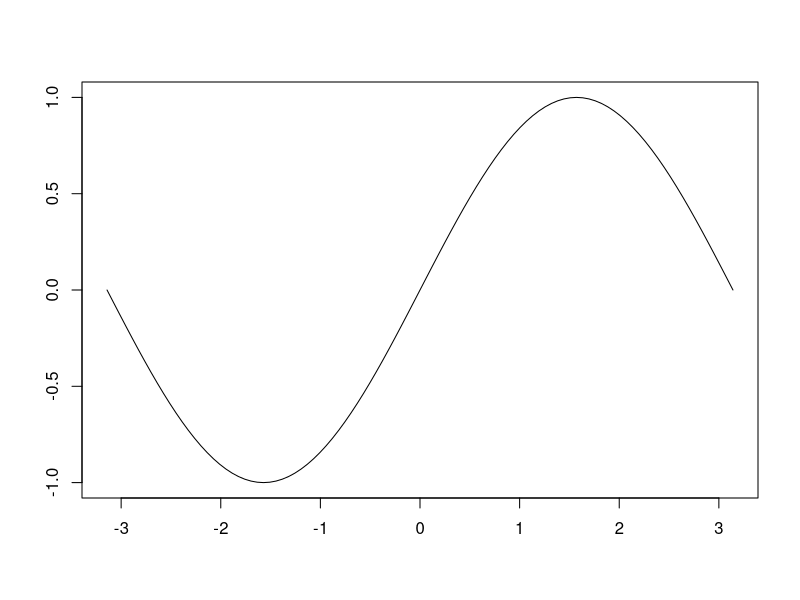
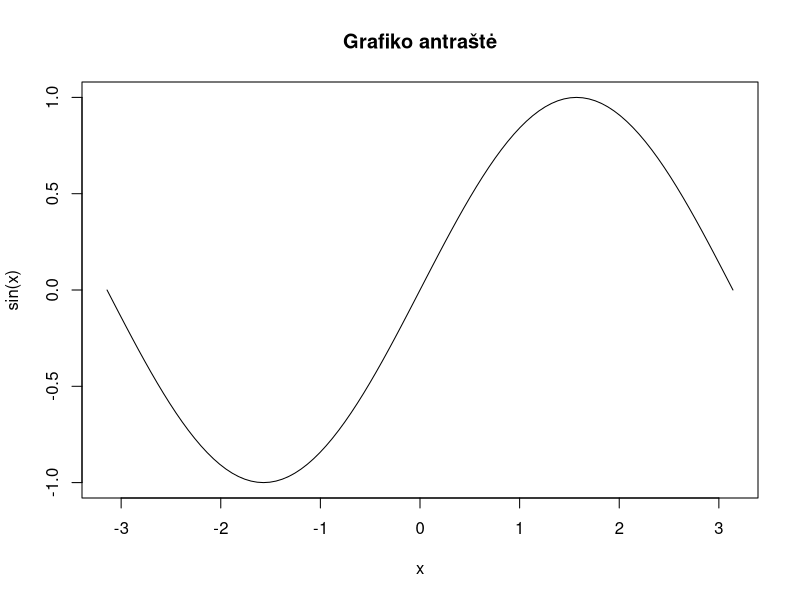
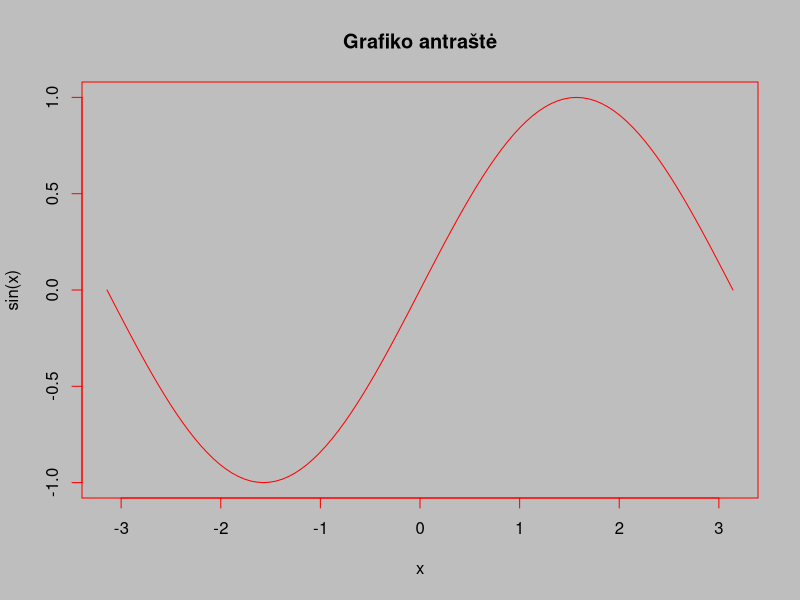
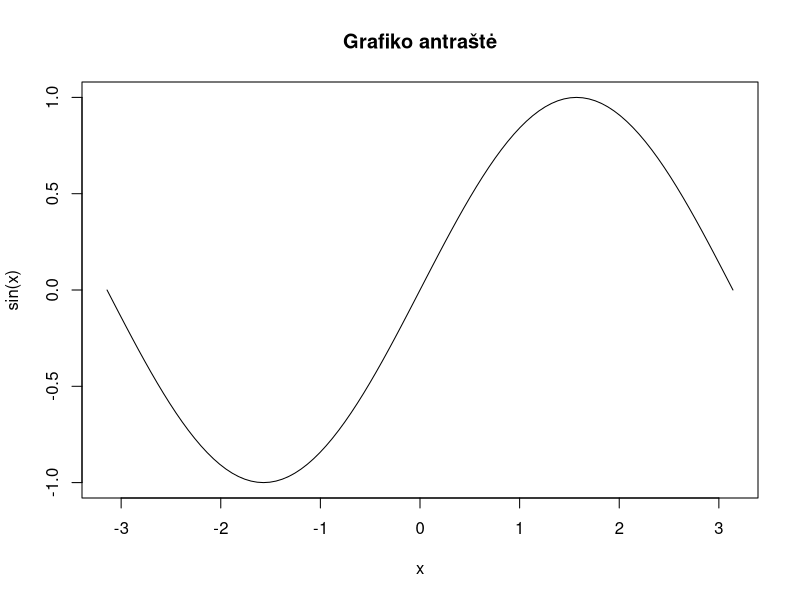
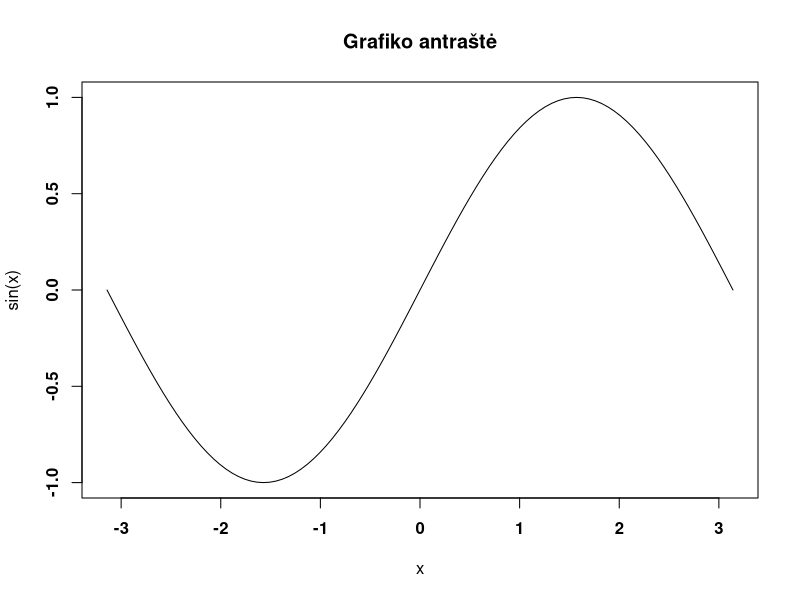
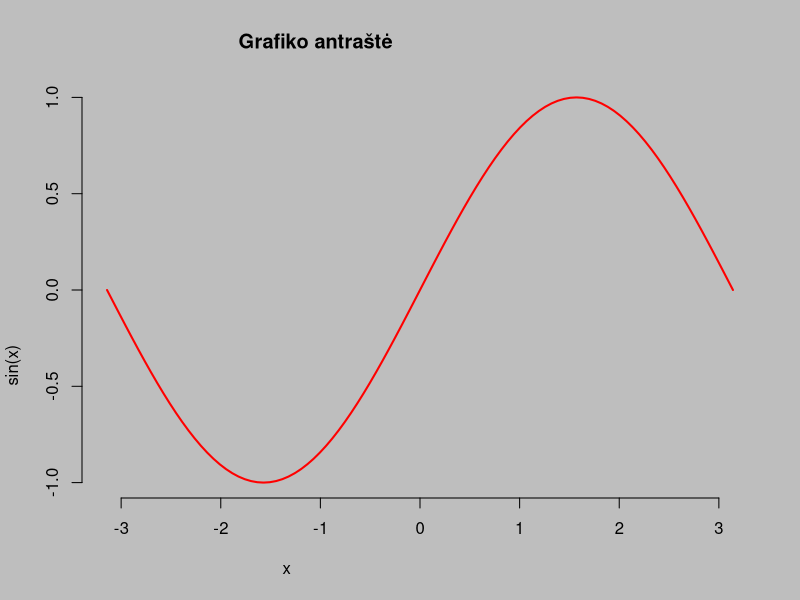
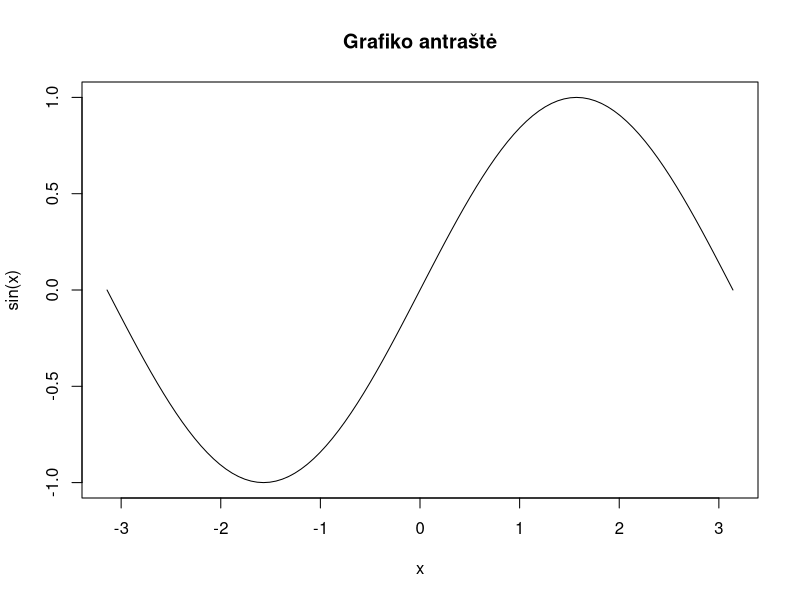
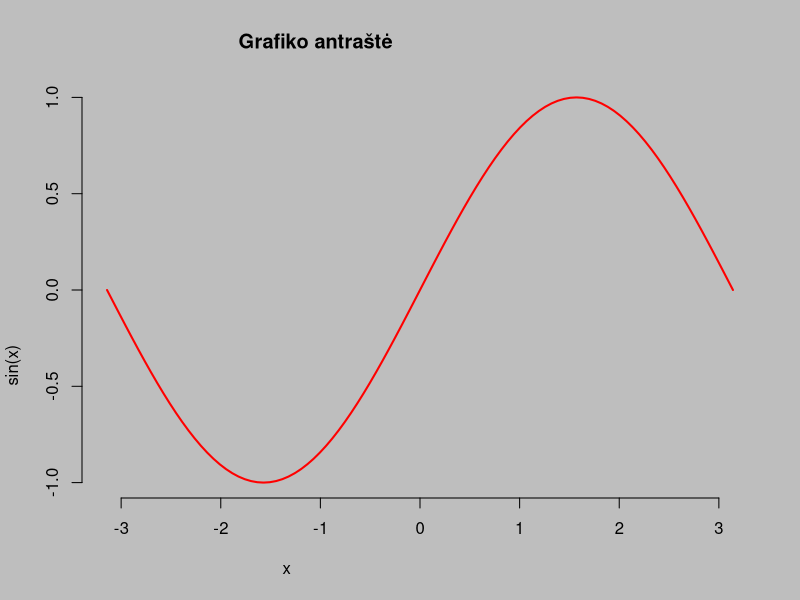

These charts were generated, in order, by the following R code: (Note: this script raises an error after producing the figures.)

#
#   Dalykas: STATISTINĖS DUOMENŲ ANALIZĖS SISTEMA IR PROGRAMAVIMO KALBA R
#            Grafiniai parametrai.
#
#  Autorius: Tomas Rekašius
#
#   Sukurta: 2014-06-24 | 0215-02-14 | 2015-02-26
#


# TURINYS -------------------------------

#
#   1. Grafinių parametrų reikšmės nustatymas:
#      * funkcija par
#      * parametras no.readonly
#      
#   2. Bendro pobūdžio grafiniai parametrai:
#      * new
#      * ask
#      * ann
#      * adj
#      * bty
#      * lty
#      * lwd
#      * lend
#      * ljoin
#      * lmitre
#      * pch
#
#   3. Grafiko spalvos, mastelis ir antraščių šriftas:
#      * bg
#      * fg
#      * col
#      * cex
#      * font
#      * family
#
#   4. Su ašių braižymu susiję grafiniai parametrai:
#      * xaxt ir yaxt
#      * xaxp ir yaxp
#      * xaxs ir yaxs
#      * xlog ir ylog
#      * lab
#      * mgp
#      * tck ir tcl
#      * las
#
#   5. Grafinio lango padalinimas, išmatavimai ir paraštės:
#      * mfrow ir mfcol
#      * mfg
#      * mar ir mai
#      * oma ir omi
#      * fin ir pin
#      * omd
#      * fig ir plt
#      * pty
#      * usr
#      * xpd
#
#   6. Teksto grafiniai parametrai:
#      * ylbias
#      * lheight
#      * mex
#      * srt ir crt
#      * ps
#
#   7. Parametrai, kurių reikšmės pakeisti negalima:
#      * csi, cin, cra, cxy
#      * din
#      * page
#      * err
#      * mkh
#      * smo
#


# PASTABOS ------------------------------

#
# Pastabų nėra.
#


# NUSTATYMAI ----------------------------

# Nustatoma lietuviška lokalė. 
Sys.setlocale(locale = "Lithuanian")

# Nustatomas darbinis katalogas.
setwd("C:/Downloads")

# Ištrinami visi seni kintamieji.
rm(list = ls())


# --------------------------------------- #
# GRAFINIŲ PARAMETRŲ REIKŠMĖS NUSTATYMAS  #
# --------------------------------------- #

# Bet kuri diagrama turi daug grafinių elementų: koordinačių ašys, jų padalinimo
# taškai, paraštės, grafiko antraštė ir atskirų ašių pavadinimai, šriftų, linijų 
# ir taškų tipas, dydis, spalva ir visa kita. Priklausomai nuo grafiko kai kurie 
# jo elementai gali būti ir nebraižomi. Pavyzdžiui, kartais nubraižoma tik viena 
# koordinačių ašis, nevisada reikalingas grafiko rėmelis, ašies ar viso grafiko 
# antraštė ir pan.

# Visų grafinių elementų išvaizda kontroliuojama vienu ar keliais parametrais. 
# Visų parametrų reikšmes galima pažiūrėti naudojant funkciją par().

par()

# Nurodžius grafinių parametrų vardų vektorių, funkcija par grąžina jų reikšmes.
# Pavyzdžiui, linijos tipą ir storį kontroliuoja parametrai lty ir lwd. Gausime
# jų reikšmes.

par(c("lty", "lwd"))


# Jei nenurodyta kitaip, visos grafinės funkcijos naudoja standartines parametrų
# reikšmes. Jas galima pakeisti naudojant tą pačią funkciją par(). 

# Pavyzdžiui, loginis parametras ann nustato, ar grafikas bus braižomas su ašies
# pavadinimu ir antrašte. Priskirdami reikšmę FALSE, uždrausime visas antraštes.

par(ann = FALSE)
curve(sin, -pi, pi, main = "Grafiko antraštė", xlab = "x", ylab = "sin(x)")

# Atstatome pradinę parametro reikšmę TRUE, todėl visi grafikai vėl bus braižomi 
# su antraštėmis ir ašių pavadinimais.

par(ann = TRUE)
curve(sin, -pi, pi, main = "Grafiko antraštė", xlab = "x", ylab = "sin(x)")


# Analogiškai galima nustatyti iš karto kelių grafinių parametrų reikšmes. Pvz.,
# nustatysime, kad visų grafikų fono spalvą būtų pilka, o linijų spalva raudona.

par(bg = "gray", fg = "red")
curve(sin, -pi, pi, main = "Grafiko antraštė", xlab = "x", ylab = "sin(x)")

par(bg = "transparent", fg = "black")
curve(sin, -pi, pi, main = "Grafiko antraštė", xlab = "x", ylab = "sin(x)")


# Grafinio parametro reikšmės nustatymui naudojant funkciją par, jo poveikis yra
# globalus - tą pačią parametro reikšmę naudoja visos grafinės funkcijos. Tačiau
# dalies parametrų reikšmes galima pakeisti per grafines funkcijas. Tokiu atveju
# parametro reikšmės pasikeitimas turi įtakos tik vienam grafikui.

# Pavyzdžiui, parametras font reguliuoja koordinačių ašių ir kitų grafiko dalių 
# šriftą. Pagal nutylėjimą jo reikšmė lygi 1, kurią atitinka plain text šriftas.

par("font")

# Tokį šriftą naudoja visi grafikai, tačiau konkrečiame grafike naudojamą šriftą 
# galima pakeisti nurodant jo reikšmę per kokią nors grafinę funkciją. Parametro 
# font reikšmę pakeisime į 2, kurią atitinka pastorintas šriftas.

curve(sin, -pi, pi, main = "Grafiko antraštė", xlab = "x", font = 2)

# Galima pastebėti, kad globali parametro reikšmė išliko nepakitusi, todėl visi
# kiti grafikai bus braižomi naudojant standartinį šriftą.

par("font")


# NAUDINGA ------------------------------

# Grafinio parametro reikšmės pakeitimui naudojant funkciją par, pradinė reikšmė
# prarandama, todėl pakeitus kelių parametrų reikšmes, vėliau atstatyti pradines 
# jų reikšmes ir grįžti prie įprasto grafikų vaizdo gali būti sudėtinga. Kadangi
# visų parametrų reikšmės saugomos viename sąraše, prieš atliekant pakeitimus jį 
# galima išsaugoti ir vėliau atstatyti.

# Pavyzdžiui, išsaugosime keletos grafinių parametrų reikšmes, kurias pakeisime,
# o nubraižius grafiką, atstatysime atgal.

original.par <- par(c("adj", "bg", "col", "lwd", "bty"))

par(adj = 0.3, bg = "gray", col = "red", lwd = 2, bty = "n")
curve(sin, -pi, pi, main = "Grafiko antraštė", xlab = "x", ylab = "sin(x)")

par(original.par)

# Atstačius pradines parametrų reikšmes, braižomas įprastas grafikas.
curve(sin, -pi, pi, main = "Grafiko antraštė", xlab = "x", ylab = "sin(x)")


# Galima išsaugoti iš karto visų grafinių parametrų reikšmes. Problema tame, kad
# ne visų parametrų reikšmes galima pakeisti, dalis iš jų yra "read only". Todėl
# parametrui no.readonly priskirdami reikšmę TRUE, išsaugome tik tuos parametrus, 
# kuriems vėliau bus galima grąžinti pradines jų reikšmes.

original.par <- par(no.readonly = TRUE)

par(adj = 0.3, bg = "gray", col = "red", lwd = 2, bty = "n")
curve(sin, -pi, pi, main = "Grafiko antraštė", xlab = "x", ylab = "sin(x)")

par(original.par)

# Atstačius pradines parametrų reikšmes, braižomas įprastas grafikas.
curve(sin, -pi, pi, main = "Grafiko antraštė", xlab = "x", ylab = "sin(x)")


# UŽDUOTIS ------------------------------ 

# 1. Užrašykite dvi komandas, kurios a) apskaičiuotų grafinių parametrų skaičių,
#    b) sudarytų visų grafinių parametrų pavadinimų vektorių.
# 2. Užrašykite komandą, kuri sudarytų vektorių tų grafinių parametrų, kurie yra
#    "read only".


# --------------------------------------- #
# BENDRO POBŪDŽIO GRAFINIAI PARAMETRAI    #
# --------------------------------------- #

# Grafiko braižymui naudojant aukšto lygio grafinę funkciją, anksčiau atidarytas 
# grafinis langas yra išvalomas. Tai atlieka funkcija plot.new(), kuri suvykdoma
# automatiškai dar prieš aukšto lygio grafinę funkciją. Taip grafinis langas yra
# paruošiamas naujo grafiko braižymui. Tačiau šią taisyklę galima anuliuoti. Tam
# naudojami šie grafiniai parametrai: 
# 
#        new -- loginis, nustato, ar naujas grafikas braižomas ant senojo,
#        ask -- loginis, nustato, ar prieš braižant grafiką reikia patvirtinimo.

# Pvz., naudojant funkciją curve, nubraižysime funkcijų y = sin(x) ir y = cos(x) 
# grafikus. F-ja curve yra aukšto lygio grafinė funkcija, todėl kiekvieną naują
# grafiką ji braižo iš naujo.

curve(sin, -pi, pi)
curve(cos, -pi, pi)

# Matome, kad kiekvienas naujas grafikas panaikina prieš tai nubraižytą grafiką.
# Parametrui new priskiriant reikšmę TRUE, grafinis langas interpretuojamas kaip
# naujas, todėl, prieš suvykdant aukšto lygio grafinę funkciją, jis neišvalomas.
# Tokiu naujas grafikas braižomas ant senojo viršaus.

curve(sin, -pi, pi)
par(new = TRUE)
curve(cos, -pi, pi, ann = FALSE, axes = FALSE, col = "red")


# Paprastai naujas grafikas nubraižomas iš karto, kai tik įvykdoma grafinė f-ja.
# Šią taisyklę nustato parametras ask, kurio standartinė reikšmė yra FALSE.

par("ask")

# Jeigu parametrui priskiriame reikšmę TRUE, tai, įvykdžius aukšto lygio grafinę
# funkciją, grafikas nubraižomas ne iš karto, o laukiama patvirtinimo -- klavišo
# Enter paspaudimo arba pelės klavišo paspaudimo ant grafiko.

curve(sin, -pi, pi)
par(ask = TRUE)
plot(cars)
hist(Nile)


# Yra keletas grafinių parametrų, kurie nustato bendro pobūdžio grafikų savybes:
#
#        ann -- loginis, leidžia arba uždraudžia grafiko ir ašių antraštes,
#        adj -- nustato horizontalų antraštės ir ašių pavadinimų išlygiavimą,
#        bty -- nustato grafiko rėmelio tipą,
#        lty -- nustato linijos tipą,
#        lwd -- nustato linijos storį,
#        pch -- nustato taško simbolį.


# Pavyzdžiui, loginis parametras ann nustato, ar grafike vaizduojama antraštė ir 
# koordinačių ašių pavadinimai. Pagal nutylėjimą šio parametro reikšmė lygi TRUE,
# tačiau pakeitus į FALSE, visi grafikai bus braižomi be antraščių ir pavadinimų.

par(ann = FALSE)
curve(sin, -pi, pi, main = "Grafiko antraštė", xlab = "x", ylab = "sin(x)")
curve(cos, -pi, pi, main = "Grafiko antraštė", xlab = "x", ylab = "cos(x)")

par(ann = TRUE)
curve(sin, -pi, pi, main = "Grafiko antraštė", xlab = "x", ylab = "sin(x)")

# Kartais reikia uždrausti konkretaus grafiko antraštes. Tokiu atveju paprasčiau
# parametro ann reikšmę keisti per grafinę funkciją. Pvz., funkcija curve uždeda
# ašių pavadinimus automatiškai. Jeigu jie nereikalingi, tai naudojant parametrą 
# ann juos galima uždrausti.

curve(sin, -pi, pi)
curve(sin, -pi, pi, ann = FALSE)


# Naudojant parametrą adj, nustatomas antraštės ir ašių pavadinimų išlygiavimas.
# Parametro reikšmė 0.5 atitinka centravimą, 0 arba 1 atitinka išlygiavimą pagal
# kairįjį arba dešinįjį eilutės kraštą.

# Pavyzdžiui, nustatysime tokią parametro adj reikšmę, kad antraštė būtų kairėje
# eilutės pusėje, bet ne prie pat krašto.

par(adj = 0.3)
curve(sin, -pi, pi, main = "Grafiko antraštė", xlab = "x", ylab = "sin(x)")

# Vieno grafiko antraštės išlygiaviams keičiamas per grafinę funkciją. Pvz., čia
# nurodysime, kad antraštė būtų išlygiuota pagal dešinįjį eilutės kraštą.

curve(sin, -pi, pi, main = "Grafiko antraštė", adj = 1)


# Parametras bty kontroliuoja grafiko rėmelio braižymą. Jei parametrui priskirta
# reikšmė "o", rėmelis braižomas, jeigu reikšmė "n" -- nebraižomas.

par(bty = "n")
curve(sin, -pi, pi)

# Kai kurios aukšto lygio grafinės funkcijos rėmelio nebraižo, net ir tuo atveju,
# jei parametrui bty priskiriama reikšmė "o". Pavyzdžiui, histograma, nubraižyta
# naudojant funkciją hist, visada yra be rėmelio.

par(bty = "o")
hist(Nile, main = "Histograma be rėmelio, nors jis turėtų būti")

# Parametrui bty galima priskirti reikšmes "l", "7", "c", "u", "]". Tokiu atveju
# rėmelis bus braižomas ne iš visų keturių pusių. Pavyzdžiui, reikšmė "l" nurodo,
# kad rėmelis bus braižomas tik iš kairės ir apačios.

par(bty = "l")
curve(sin, -pi, pi)

# Jei rėmelio braižymo taisyklę reikia pakeisti konkrečiam grafikui, tai reikšmę 
# parametrui bty galima priskirti per grafinę funkciją. Pvz., uždrausime rėmelio
# braižymą vienam funkcijos grafikui.

curve(sin, -pi, pi, main = "Grafiko antraštė", bty = "n")

# Jei grafikas braižomas su funkcijomis plot, curve ir pan., leisti ar uždrausti 
# rėmelį galima naudojant loginį parametrą frame.plot.

curve(sin, -pi, pi, main = "Grafiko antraštė", frame.plot = FALSE)


# Parametras lty nustato linijos tipą. Jam galima priskirti tokias simbolines ar
# jas atitinkančias skaitines reikšmes:
# 
#          0 -- blank,
#          1 -- solid,
#          2 -- dashed,
#          3 -- dotted,
#          4 -- dotdash,
#          5 -- longdash,
#          6 -- twodash.

# Paprastai diagramos braižomos ištisine (solid) linija. Jei viename grafike yra
# linijos, kurios turi išsiskirti, jų tipą galima pakeisti per grafinę funkciją.
# Pavyzdžiui, ištisine linija nubraižysime funkcijos y = sin(x) grafiką, o tiesę
# y = 0 tame pačiame grafike nubraižysime punktyrine linija.

curve(sin, -pi, pi)
abline(h = 0, lty = 3)


# Parametras lwd nustato linijos storį. Laikoma, kad standartinės linijos storis
# lygus 1. Didesnės parametro reikšmės nurodo grafinėms funkcijoms, jog diagrama 
# turi būti braižoma naudojant storesnę liniją.

par("lwd" = 2)
curve(sin, -pi, pi)
abline(h = 0)

# Galima pastebėti, kad pastorinta linija braižomas ir grafiko rėmelis. Taip pat
# pastorinta linija braižoma histograma, stačiakampė diagrama ir kitos diagramos.

hist(Nile)
boxplot(Nile)

graphics.off()


# Yra keli grafiniai parametrai, kurie reguliuoja linijų sujungimą ir galų formą.
# Plonoms linijoms jų poveikis yra praktiškai nepastebimas, bet storoms - matosi. 
# Parametrai tokie:
#
#       lend -- nustato linijos galų suapvalinimo būdą,
#      ljoin -- nustato linijų sujungimo būdą,
#     lmitre -- nustato linijų sujungimo smaigalio nukirtimą.

# Parametrui lend galima priskirti reikšmę 0 (standartinė), 1 arba 2. Pavyzdžiui,
# nubraižysime grafiką, kuriame vienas ant kito pavaizduoti 3 tos pačios linijos
# galai. Raudona spalva nubraižytas standartinis variantas.

y <- c(10, 1, 10)

par(lend = 2)
plot(y, type = "l", lwd = 40, xlim = c(0.5, 3.5), ylim = c(0, 11))

par(lend = 0)
points(y, type = "l", lwd = 40, col = "red")

par(lend = 1)
points(y, type = "l", lwd = 40, col = "blue")

graphics.off()


# Parametras ljoint nustato, kaip linija atvaizduojama lūžio ar sujungimo taške. 
# Standartinė parametro reikšmė 0, kitos reikšmės - 1 arba 2. Pvz., nubraižysime
# tris tos pačios laužtės variantus, iš kurių matosi, kaip gali būti sujungiamos
# tiesės: sujungimas gali būti suapvalintas, smailas arba nukirstas.

y <- c(10, 1, 10)

par(ljoin = 0)
plot(y, lwd = 40, type = "l", ylim = c(0, 18))

par(ljoin = 1)
lines(y + 3, lwd = 40, type = "l")

par(ljoin = 2)
lines(y + 6, lwd = 40, type = "l")

graphics.off()


# Parametras lmitre nustato, kaip atvaizduoti linijų sujungimo taške susidarantį
# smaigalį -- trumpesnį ar ilgesnį. Parametrui galima priskirti skaičių didesnį 
# už 1, standartinė jo reikšmė lygi 10. Pvz., nubraižysime du tos pačios laužtės
# fragmento variantus, iš kur matyti, kad, didinant parametro reikšmę, smaigalys
# paliekamas ilgesnis.

y <- c(0, 50, 0)
x <- c(-1, 0, 1)

par(ljoin = 1)
plot(x - 4, y, lwd = 10, type = "l", ylim = c(0, 70), xlim = c(-20, 20))

par(ljoin = 1, lmitre = 30)
lines(x + 4, y, lwd = 10, type = "l")

graphics.off()


# Parametras pch nustato, kokiu simboliu grafike vaizduojamas taškas. Jo reikšmė
# gali būti skaičius nuo 0 iki 25, kuris atitinka specialų simbolį. Standartinis
# taško simbolis yra nedidelis apskritimas, kurį atitinka parametro reikšmė 1.

# Pavyzdžiui, parametrui priskirsime reikšmę 20. Tada sklaidos diagramoje taškas
# bus vaizduojamas pilnu tašku.

par("pch" = 20)
plot(dist ~ speed, data = cars)

# Parametrui galima priskirti ir bet kokį tekstinį simbolį iš klaviatūros. Pvz.,
# jei grafike yra labai daug taškų, jų vaizdavimui galima parinkti įprasto taško
# iš klaviatūros simbolį. Parametro reikšmę pakeisime per grafinę funkciją.

plot(rnorm(100000), rnorm(100000), pch = ".")


# UŽDUOTIS ------------------------------ 

# 1. Naudojant parametrą lty, nubraižykite funkcijos y = sin(x) grafiką, kuriame
#    pati sinusoidė būtų nematoma! Sugalvokite dar kitų būdų nubraižyti nematomą
#    kreivę.
# 2. Viename grafike nubraižykite funkcijų sin(x) ir cos(x) grafikus. Kurią nors
#    vieną kreivę pavaizduokite ištisine, o kitą -- punktyrine linija.
# 3. Pakeiskite grafinius parametrus taip, kad visos diagramos būtų braižomos be
#    rėmelio, taško simbolis pakeistas į užpildytą tašką, o linijos plonesnės.


# --------------------------------------- #
# GRAFIKO SPALVOS, MASTELIS IR ŠRIFTAS    #
# --------------------------------------- #

# Dalis grafinių parametrų reguliuoja grafiko fono, taškų, linijų, ašių, rėmelio
# spalvas, antraščių šriftą ir simbolių dydį:
# 
#         bg -- grafiko fono spalva,
#         fg -- linijų, taškų, rėmelio ir koordinačių ašių spalva,
#        col -- linijų, taškų, rėmelio spalva,
#        cex -- grafiko taškų ir antraščių dydis,
#       font -- šrifo tipas,
#     family -- šrifto šeima.

# Parametras bg nustato grafiko fono spalvą, o parametras fg -- bendrą diagramos
# taškų ir linijų, koordinačių ašių ir rėmelio spalvą. Fono spalva priklauso nuo
# įrenginio tipo, bet paprastai fonas būna baltas, o kitos linijos juodos.

par(c("bg", "fg"))

# Pavyzdžiui, pakeisime fono spalvą į pilką, o linijų ir taškų spalvą į raudoną.

par(bg = "gray", fg = "red")
plot(dist ~ speed, data = cars, pch = 20)


# Parametras col taip pat nustato linijų, taškų ir rėmelio spalvą, tačiau negali
# pakeisti koordinačių ašių spalvos!

par(col = "red")
plot(dist ~ speed, data = cars, pch = 20, frame = FALSE)


# Diagramos taško simbolio, antraščių teksto, ašies padalų ir jų pavadinimų dydį 
# nustato mastelio parametras cex. Didinant parametro reikšmę, taškai ir tekstas 
# didėja, mažinant -- mažėja. Standartinė parametro reikšmė lygi 1.

# Pavyzdžiui, jeigu antraštės tekstas ir diagramos taškai turi būti 20 % didesni, 
# tai parametrui cex priskiriame reikšmę 1.2.

par(cex = 1.2)
plot(dist ~ speed, data = cars, pch = 20)


# Parametras font nustato, koks šriftas naudojamas tekstui ant grafiko užrašyti.
# Galimos reikšmės:
#
#          1 -- plain text,
#          2 -- bold face,
#          3 -- italic,
#          4 -- bold italic.

# Pvz., nustatysime, kad tekstas ant grafiko būtų rašomas pastorintu šriftu. Tam
# parametrui font priskiriame reikšmę 2. Tekstą ant grafiko užrašome su funkcija
# text.

par(font = 2)
plot(1, 1, type = "n", main = "Grafiko antraštė")
text(1, 1, "Tekstas pastorintu šriftu.")


# Šriftų, kuriuo rašomos grafiko ir ašių antraštės bei padalų pavadinimai, šeimą 
# nusako parametras family. Standartinė parametro reikšmė yra "", kiti variantai 
# tokie:
# 
#      serif -- lotyniškas šriftas, pvz., Times,
#       sans -- groteskinis šriftas, pvz., Aria, Helvetica,
#       mono -- pastovaus pločio šriftas, pvz., Courier.

# Pavyzdžiui, pakeisime parametro reikšmę taip, kad visos grafiko antraštės būtų
# rašomos pastovaus pločio šriftu.

par(family = "mono")
plot(dist ~ speed, data = cars, main = "Grafiko antraštė")


# Keičiant parametrų col, cex ir font reikšmes, nustatoma bendra įvairių grafiko 
# dalių spalva, vienodas mastelis arba tas pats šrifto tipas. Spalvą, mastelį ir
# šriftą galima pakeisti atskirai ašims, ašių antraštėms, bendrai bei papildomai 
# grafiko antraštėms. Tam naudojami šie grafiniai parametrai:
# 
#     col.axis    cex.axis    font.axis
#     col.lab     cex.lab     font.lab
#     col.main    cex.main    font.main
#     col.sub     cex.sub     font.sub

# Pavyzdžiui, nubraižysime grafiką, kuriame skaičiai ties padalomis 20 % didesni,
# o ašies antraštės užrašytos pasvirusiu pastorintu šriftu.

par(cex.axis = 1.2, font.lab = 4)
plot(dist ~ speed, data = cars, main = "Grafiko antraštė", frame = F)


# NAUDINGA ------------------------------

# Spalvos, mastelio ir šrifto parametrams reikšmę priskiriant per grafines f-jas,
# jų poveikis yra lokalus, t.y. galioja tik vienam konkrečiam grafikui. Svarbiau
# yra tai, kad šie parametrai skirtingai veikia reikšmę priskiriant per f-ją par
# ir per grafinę funkciją!

# Pavyzdžiui, parametrui bg reikšmę priskiriant per grafinę funkciją, jis keičia
# taško simbolio foną, bet ne grafiko foną. Tai galima pastebėti, jei parametrui
# pch priskiriama reikšmė 21, 22 ir t.t. iki 25.

plot(dist ~ speed, data = cars, bg = "red", pch = 21)

# Pavyzdžiui, parametrui fg reikšmę priskiriant per grafinę funkciją, jis keičia 
# tik ašių ir rėmelio spalvą, bet nekeičia kitų grafiko linijų ir taškų spalvos.

plot(dist ~ speed, data = cars, fg = "red")


# Analogiškai, parametro col reikšmę priskiriant per grafinę funkciją, nustatome
# tik taško simbolio spalvą.

plot(dist ~ speed, data = cars, pch = 20)
plot(dist ~ speed, data = cars, pch = 20, col = "red")


# Pavyzdžiui, parametro cex reikšmę priskiriant per grafinę funkciją, pakeičiame
# tik taško simbolio dydį.

plot(dist ~ speed, data = cars)
plot(dist ~ speed, data = cars, cex = 2)


# Parametras font, jeigu jo reikšmė priskiriama per grafinę funkciją, keičia tik 
# padalų skaičių šriftą.

plot(dist ~ speed, data = cars, pch = 20)
plot(dist ~ speed, data = cars, pch = 20, font = 2)


# UŽDUOTIS ------------------------------ 

# 1. Grafinius parametrus pakeiskite taip, kad grafiko fonas būtų juodas, taškai
#    ir linijos -- balti.
# 2. Nubraižykite sklaidos diagramą plot(dist ~ speed, data = cars). Nustatykite
#    grafinius parametrus taip, kad taškai būtų raudoni, o ašys mėlynos spalvos.
#    Sugalvokite kelis skirtingus būdus.
# 3. Sugalvokite, kaip nubraižyti apskritimą, jei grafike galima pavaizduoti tik
#    vieną tašką.
# 4. Tarkime, kad mastelio parametro cex reikšmė priskiriama taip: par(cex = 2).
#    Sugalvokite būdą, kaip nubraižyti diagramą, kad antraštės joje būtų įprasto
#    dydžio, lyg parametro cex reikšmė būtų lygi 1.


# --------------------------------------- #
# KOORDINAČIŲ AŠIŲ PARAMETRAI             #
# --------------------------------------- #

# Daug grafinių parametrų kontroliuoja koordinačių ašių sudarymą bei atskiras jų
# dalis. Tarp jų yra grupė parametrų, kurie nustato atskirų ašių braižymą:
#
#       xaxt -- uždraudžia arba leidžia braižyti Ox ašį,
#       yaxt
#       xaxp -- nustato Ox ašies ribas ir padalinimų skaičių,
#       yaxp
#       xaxs -- nustato Ox ašies ilgio apskaičiavimo būdą,
#       yaxs
#       xlog -- loginis, nurodo ar Ox ašis bus logaritminėje skalėje.
#       ylog

# Braižant grafiką, funkcija plot, hist ar kitos aukšto lygio grafinės funkcijos 
# automatiškai nubraižo ir koordinačių ašis. Parametrui xaxt arba yaxt nurodžius 
# reikšmę "n", uždraudžiama uždėti atitinkamai Ox arba Oy ašį. Reikšmę priskirti
# galima naudojant funkciją par. Pavyzdžiui, nustatysime, kad visi grafikai būtų
# braižomi be Ox ašies.

par(xaxt = "n")

curve(sin, -pi, pi, frame = FALSE)
plot(Nile)

# Pagal nutylėjimą šių parametrų reikšmės yra "s". Atstatysime pradinę parametro
# reikšmę, priešingu atveju visi kiti grafikai toliau būtų braižomi be Ox ašies.

par(xaxt = "s")

curve(sin, -pi, pi, frame = FALSE)
plot(Nile)


# Šių grafinių parametrų reikšmes galima pakeisti naudojant aukšto lygio grafinę 
# funkciją. Tokiu atveju kuri nors ašis nebraižoma tik šiame konkrečiame grafike.
# Pavyzdžiui, nubraižysime funkcijos grafiką ir, keisdami šių parametrų reikšmes,
# nurodysime, kurių ašių nerodyti.

curve(sin, -pi, pi)
curve(sin, -pi, pi, frame = FALSE)
curve(sin, -pi, pi, frame = FALSE, xaxt = "n")
curve(sin, -pi, pi, frame = FALSE, yaxt = "n")
curve(sin, -pi, pi, frame = FALSE, xaxt = "n", yaxt = "n")


# Ašių Ox ir Oy ribas ir padalijimo intervalų skaičių kontroliuoja du parametrai 
# xaxp ir yaxp. Tokio parametro reikšmė yra vektorius c(min, max, k), kur min ir 
# max yra mažiausia ir didžiausia ašies ribos, o k yra intervalų, į kuriuos ašis
# padalijama, skaičius. Braižant grafiką reikšmės šiems parametrams priskiriamos 
# automatiškai. Jas galima gauti naudojant funkciją par.

curve(sin, -pi, pi, frame = FALSE)
par("xaxp")
par("yaxp")


# Galima pastebėti, kad funkcijos grafikas braižomas intervale [-pi, pi], tačiau
# Ox ašies ribos nesutampa ir yra šiek tiek siauresnės. Nubraižius kitą grafiką, 
# parametrams priskiriamos jį atitinkančios naujos reikšmės.

curve(sin, -2*pi, pi, frame = FALSE)
par("xaxp")
par("yaxp")

# Parametrui xaxp arba yaxp reikšmę galima priskirti tiesiogiai per aukšto lygio 
# grafinę funkciją. Tokiu būdu galima kontroliuoti ašies padalinimą į intervalus.
# Pvz., nubraižysime grafiką, kuriame Ox ašis bus nuo -3 iki 1 ir padalinta į dvi 
# lygias dalis.

curve(sin, -pi, pi, frame = FALSE, xaxp = c(-3, 1, 2))


# Parametrai xaxs ir yaxs nustato taisyklę, pagal kurią nustatomos ašių Ox ir Oy
# ribos. Parametrui priskyrus reikšmę "r", parenkamos tokios ašies ribos, kurios 
# yra 4 % didesnės nei duomenų kitimo intervalas ir pagal tai randami padalijimo 
# taškai. Jei priskiriama reikšmė "i", tai ašies ribos sutampa su duomenų kitimo 
# riba.

# Pvz., nubraižysime funkcijos y = sin(x) grafiką intervale [-pi, pi]. Priskyrus
# parametrams reikšmę "i", funkcijos grafikas liečia ir ašį Ox, ir ašį Oy. 

par(xaxs = "i", yaxs = "i")
curve(sin, -pi, pi)
abline(v = -pi, col = "red")

# Pagal nutylėjimą abiems parametrams priskiriama reikšmė "r", todėl abiejų ašių 
# ribos yra platesnės.

par(xaxs = "r", yaxs = "r")
curve(sin, -pi, pi)
abline(v = -pi, col = "red")


# Parametro xlog reikšmė TRUE nurodo, kad Ox ašis yra logaritminėje skalėje. Kai
# nubraižomas naujas grafikas, parametrui automatiškai priskiriama reikšmę FALSE.
# Ji pasikeičia, kai aukšto lygio grafinė funkcija sudaro grafiką su logaritmine
# ašimi. Lygiai tas pats galioja ir parametrui ylog.

# Pavyzdžiui, nubraižysime dvi stulpelines diagramas, vieną su įprasta Oy ašimi,
# kitą - su logaritmine. Galima pastebėti, kad pirmuoju atveju parametro reikšmė
# yra FALSE, o tuos pačius duomenis atvaizdavus logaritminėje skalėje, parametro 
# reikšmė pasikeičia į TRUE.

barplot(c(1, 10, 100))
par("ylog")

barplot(c(1, 10, 100), log = "y")
par("ylog")


# Yra dar keletas grafinių parametrų, kurie kontroliuoja abiejų koordinačių ašių 
# ir atskirų jų dalių braižymą:
# 
#        lab -- apytikslis Ox ir Oy ašių padalų skaičius,
#        mgp -- ašies antraštės, padalų teksto ir ašies linijos pozicija,
#        tck -- padalų ilgis santykiniais vienetais,
#        tcl -- padalų ilgis eilutės aukščio vienetais,
#        las -- nustatomas ašies padalos teksto pasukimas.

# Parametrui lab priskiriamas vektorius c(x, y, len), kur skaičiai x ir y nurodo
# apytikslį ašies Ox ir Oy padalų skaičių. Paskutinis elementas nurodo antraštės
# ilgį, tačiau R jis nenaudojamas. Standartinė parametro lab reikšmė c(5, 5, 7).

# Pvz., naudojant parametrą lab nurodysime, kad Ox ašis turėtų 3 padalas, o ašis 
# Oy -- 10 padalų.

par(lab = c(3, 10, 7))
curve(sin, -pi, pi, frame = FALSE)

# Kadangi parametro lab reikšmė yra tik rekomendacija ašių sudarymui, konkrečios 
# ašies galų reikšmės ir jos padalų skaičius kiekvienam grafikui apskaičiuojamas 
# vis kitaip. Tai parodo parametrų xaxp ir yaxp reikšmės.

par(c("xaxp", "yaxp"))

# Grafiką su tokiomis pat ašimis galima gauti parametrams xaxp ir yaxp priskyrus
# konkrečias reikšmes per aukšto lygio grafinę funkciją.

curve(sin, -pi, pi, frame = FALSE, xaxp = c(-2, 2, 2), yaxp = c(-1, 1, 10))


# Parametras mgp nustato ašies antraštės, teksto ties padalomis ir ašies linijos
# postūmį (eilutėmis) tikrosios ašies atžvilgiu. 

par("mgp")

# Parametro reikšmė c(3, 1, 0) nurodo, kad ašies antraštė yra trečioje eilutėje,
# padalų pavadinimai pirmoje, o grafike braižoma ašies linija sutampa su tikrąja 
# ašimi. Žinoma, šias reikšmes galima pakeisti. Pvz., padalų reikšmes perkelsime
# į kitą ašies pusę, o ašies liniją atitrauksime nuo tikrosios ašies linijos.

par(mgp = c(3, -0.3, 1.8))
curve(sin, -pi, pi, frame = FALSE)


# Brūkšnelių ties ašies sudalinimo taškais ilgį reguliuoja parametrai tck ir tcl.
# Naudojant tck, brūkšnelio ilgis yra santykinis ir priklauso nuo grafiko pločio
# arba ilgio. Naudojant tcl, brūkšnelio ilgis išreiškiamas per eilutės aukštį ir 
# pagal nutylėjimą jo reikšmė lygi -0.5. Pakeitus ženklą, brūkšneliai perkeliami
# į kitą ašies pusę.

# Pavyzdžiui, nubraižysime grafiką, kuriame padalos trumpesnės nei standartinės.
# Vienu atveju padalos bus nukreiptos į grafiko vidų, kitu -- į grafiko išorę.

par(tcl = -0.3)
curve(sin, -pi, pi, frame = FALSE)

par(tcl = 0.3)
curve(sin, -pi, pi, frame = FALSE)


# Naudojant parametrą tck, padalos ilgį galima susieti su grafiko dydžiu. Pvz.,
# nustatysime, kad padalos ilgis būtų 1 % nuo grafiko dydžio.

par(tck = -0.01)
curve(sin, -pi, pi, frame = FALSE)

# Jei padalos ilgis keičiamas tik vienam konkrečiam grafikui, reikšmę parametrui 
# galima priskirti per aukšto lygio grafinę funkciją. 

curve(sin, -pi, pi, frame = FALSE, tcl = -0.3)
curve(sin, -pi, pi, frame = FALSE, tck = 0.01)


# Parametras las nustato skaičių ties padalomis orientaciją ašies atžvilgiu. Jam 
# galima priskirti tokias reikšmes:
# 
#          0 -- padalų pavadinimai rašomi lygiagrečiai ašiai,
#          1 -- padalų pavadinimai rašomi horizontaliai,
#          2 -- padalų pavadinimai rašomi statmenai ašiai,
#          3 -- padalų pavadinimai rašomi vertikaliai.

# Standartiškai visuose grafikuose padalų pavadinimai rašomi lygiagrečiai ašiai, 
# todėl ašies Oy padalų pavadinimai skaitomi iš apačios į viršų, o tai nepatogu.
# Šią taisyklę galima pakeisti parametrui las priskiriant reikšmę 1.

par("las" = 1)
curve(sin, -pi, pi)

# Parametro reikšmę galima pakeisti ir per grafinę funkciją. Tai padalų užrašymo
# taisyklę pakeičiam tik tam vienam grafikui.

curve(sin, -pi, pi, las = 1)


# UŽDUOTIS ------------------------------ 

# 1. Nubraižykite sklaidos diagramą plot(dist ~ speed, data = cars). Nustatykite
#    tokias grafinių parametrų reikšmes, kad Ox ašies ribos būtų 10 ir 20, o jos
#    padalų skaičius (įskaitant ir galus) lygus 6.
# 2. Naudojant parametrą tck, nubraižykite bet kokios funkcijos y = f(x) grafiką 
#    su tinkleliu (paprastai tam naudojama funkcija grid).
# 3. Nubraižykite bet kokios funkcijos y = f(x) grafiką su koordinačių ašimis be
#    padalų brūkšnelių, bet su skaičiais ties padalomis.


# --------------------------------------- #
# GRAFIKO DALYS, IŠMATAVIMAI IR PARAŠTĖS  #
# --------------------------------------- #

# Grafinio lango suskaidymui į kelias vienodas dalis ir grafikų išdėstymo tvarką
# šiose grafinio lango dalyse nustato šie grafiniai parametrai:
# 
#      mfcol -- grafinį langą padalina į m x n dalis, užpildo stulpeliais,
#      mfrow -- grafinį langą padalina į m x n dalis, užpildo eilutėmis, 
#        mfg -- grafinio lango eilutė ir stulpelis, kuriame braižomas grafikas.

# Paprastai viename grafiniame lange braižomas vienas grafikas. Kartais susidaro
# situacija, kai grafiniame lange reikia nubraižyti iš karto kelis grafikus. Tai
# įprastas dalykas, kai reikia palyginti kelis analogiškus grafikus. Šiuo atveju 
# grafinis langas išskaidomas į kelias dalis. Tam naudojamas parametras mfrow ar
# mfcol. Parametrams priskiriamas du elementus turintis vektorius c(m, n), kur m 
# yra eilučių, o n stulpelių skaičius. Taip sudaroma m x n dydžio matrica, kurią
# užpildome grafikais. Grafikų išdėliojimo tvarka priklauso nuo parametro. Jeigu
# naudojamas parametras mfcol, tai grafikai išdėstomi stulpeliais, jei naudojame
# parametrą mfrow -- tada eilutėmis.

# Pavyzdžiui, naudojant parametrą mfrow, grafinį langą padalinsime į 2 x 2 dalis
# ir nubraižysime keturis skirtingus grafikus. Grafikai bus išdėstomi eilutėmis.

par(mfrow = c(2, 2))
curve(sin, -pi, pi)
plot(cars)
hist(Nile)
plot(Nile)


# Naudojant parametrą mfg, galima pakeisti standartinę grafikų išdėstymo tvarką.
# Pvz., 3 x 3 grafiniame lange pirmas grafikas braižomas pirmos eilutės pirmame
# stulpelyje. Sekančio grafiko vietą nurodome per parametrą mfg, šiuo atveju tai
# bus antros eilutės antrame stulpelyje, trečias iš eilės grafikas bus braižomas 
# trečios eilutės antrame stulpelyje.

par(mfrow = c(2, 2))
curve(sin, -pi, pi)
par(mfg = c(2, 2))
plot(cars)
par(mfg = c(3, 2))
hist(Nile)


# Grafiniame lange yra kelios viena į kitą įdėtos grafiko sritys. Pati mažiausia
# sritis (plot) apribota ašimis arba rėmeliu ir joje braižoma diagrama. Diagrama 
# paprastai turi paraštes, kuriose yra viso grafiko ir ašių antraštės. Kartu su 
# paraštėmis diagrama sudaro paveikslėlio sritį (figure). Paveikslėlis turi savo
# paraštes, su kuriomis ir užima visą grafinį langą (device). Paraštės priklauso 
# nuo šių grafinių parametrų:
#
#        mar -- diagramos paraščių plotis eilučių skaičiumi,
#        mai -- diagramos paraščių plotis coliais,
#        oma -- viso grafiko paraščių plotis eilučių skaičiumi,
#        omi -- viso grafiko paraščių plotis coliais.
#
# Paraštės turi savo numerius: 1 -- apačia, 2 -- kairė, 3 -- viršus, 4 -- dešinė.
# Paraštės pločio parametrui priskiriamas vektorius su keturių paraščių dydžiais.

# Kadangi diagramos paraštėse rašomi koordinačių ašių pavadinimai, padalų vardai
# ir viso grafiko antraštė, tai kiekvienos pusės paraštės plotis skiriasi. Pvz.,
# standartinės diagramos paraštės eilutėmis yra c(5.1, 4.1, 4.1, 2.1).

par("mar")

# Pavyzdžiui, nustatysime, kad paraštės iš visų pusių būtų dviejų eilučių pločio.

par(mar = c(2, 2, 2, 2))
curve(sin, -pi, pi)

graphics.off()

# Galima pastebėti, kad diagramoje nesimato ašių pavadinimų. Taip atsitiko todėl,
# kad koordinačių ašių pavadinimai rašomi ketvirtoje eilutėje, o paraščių plotis
# tik dvi eilutės.


# Jei nenurodyta kitaip, paveikslėlio paraštės lygios nuliui, todėl paveikslėlis
# užima visą grafinį langą. Pavyzdžiui, nustatysime, kad paveikslo paraštės būtų
# po dvi eilutes iš visų pusių. Papildomai nubraižysime vidinį išorinių paraščių 
# rėmelį.

par(oma = c(2, 2, 2, 2))
curve(sin, -pi, pi)
box("inner")

graphics.off()


# Paprastai vienas grafikas užima visą grafinį langą, tačiau šią taisyklę galima
# pakeisti. Kokią dalį grafinio lango užims įvairios grafiko sritys nustato keli
# grafiniai parametrai:
#
#        fin -- nurodo viso grafiko dydį grafiniame lange,
#        pin -- nurodo diagramos srities dydį,
#        omd -- nurodo išorinių grafiko paraščių koordinates grafiniame lange,
#        fig -- nurodo, kokią dalį grafiko sritis užims išorinių paraščių viduje,
#        plt -- nurodo, kokią dalį diagramos sritis užims grafiko srityje,
#        pty -- nurodo, ar grafikas bus kvadratinis, ar stačiakampis,
#        usr -- koordinačių ašių ribos,
#        xpd -- nurodo kokiose ribose galima braižyti taškus ir linijas.


# Standartiškai grafinis langas yra 7 x 7 colių dydžio. Tam tikrą šio lango dalį 
# užima diagrama, kuri kartu su ašimis, antraštėmis ir paraštėmis sudaro grafiką.
# Grafikas taip pat turi (išorines) paraštes, su kuriomis užpildo grafinį langą.
# Grafiko bei diagramos srities išmatavimai nustatomi per parametrus fin ir pin.

# Pvz., nustatysime, kad grafiko dalis grafiniame lange butų 5 x 5 colių dydžio,
# o nuo išorinių paraščių ją atskirsime raudonos spalvos rėmeliu.

par(fin = c(5, 5))
hist(Nile)
box("figure", col = "red")

graphics.off()

# Analogiškai, naudojant parametrą pin, nustatomi diagramos srities išmatavimai.
# Pvz., nustatysime 3 x 3 colių dydžio diagramos sritį, kurią apribosime mėlynos
# spalvos rėmeliu. Raudonas rėmelis, kaip ir anksčiau, žymi grafiko dalies ribas.

par(pin = c(3, 3))
hist(Nile)
box("plot", col = "blue")
box("figure", col = "red")

graphics.off()

# Kaip histograma įdėta į grafiką, o grafikas su išorinėmis paraštėmis į grafinį 
# langą, galima pademonstruoti pakeitus iš karto abiejų parametrų reikšmes.

par(fin = c(5, 5), pin = c(3, 3))
hist(Nile)
box("plot", col = "blue")
box("figure", col = "red")

graphics.off()


# Parametras omd nustato, kokiose grafinio lango ribose bus formuojamas grafikas.
# Jam priskiriamas 4 elementus turintis vektorius c(xmin, xmax, ymin, ymax), kur 
# elementų reikšmės yra iš intervalo [0, 1]. Tos reikšmės nurodo grafikui skirto 
# stačiakampio ribas grafiniame lange.

# Jei grafikas neturi išorinių paraščių, tada jis užima visą grafinį langą. Tada
# parametras omd = c(0, 1, 0, 1).

par("omd")

# Nustatysime, kad grafikas užimtų apatinę grafinio lango pusę. Kad būtų matyti,
# kur yra grafiko ribos, nubraižysime vidinį grafiko rėmelį.

par(omd = c(0, 1, 0, 0.5))
curve(sin, -pi, pi)
box("inner")

graphics.off()


# Nuo grafinio parametro fig priklauso, kokią dalį grafiko sritis (figure) užims 
# išorinėmis paraštėmis apribotame stačiakampyje. Jei išorinės paraštės nulinės,
# tada parametras fig nurodo, kokią dalį grafikas užims visame grafiniame lange.
# Paprastai grafiko sritis užima visą išorinėmis paraštėmis apribotą stačiakampį,
# kuris tiesiog sutampa su grafiniu langu. Tai rodo pradinės parametrų reikšmės:

par(c("omd", "fig"))

# Pvz., nustatysime, kad grafikas užimtų apatinę išorinėmis paraštėmis apribotos
# srities dalį.

par(fig = c(0, 1, 0, 0.5))
curve(sin, -pi, pi)
box("figure")

graphics.off()

# Vizualiai šis pavyzdys tarsi niekuo nesiskiria nuo ankstesnio, tačiau atidžiau
# pažvelgus, galima pastebėti, kad tą pačią grafinio lango dalį užima skirtingos
# grafiko sritys. Pirmuoju atveju tuščias plotas iš viršaus yra išorinė paraštė,
# antruoju atveju išorinės paraštės nulinės, o grafikas užima tik pusę paveikslo.

# Pvz., parametrų reikšmes nustatysime taip, kad grafikas užimtų dalį paveikslui 
# skirtos srities, o paveikslas užimtų tik dalį viso grafinio lango. Taip galima
# pastebėti, kad skirtingos grafiko sritys įdėtos viena į kitą.

par(omd = c(0.1, 0.9, 0.1, 0.9), fig = c(0.1, 0.9, 0.1, 0.9))
curve(sin, -pi, pi)
box("figure", col = "red")
box("inner", col = "blue")

graphics.off()


# Parametras plt kontroliuoja, kokią dalį grafike (figure) užima diagrama (plot).
# Kadangi diagramą riboja ašys, ašių padalos, skaičiai ties padalomis, antraštės
# yra už diagramos ribų. Dėl tos priežasties diagrama neužima viso grafiko ploto.

par("plt")

# Pavyzdžiui, parametro plt reikšmę pakeisime taip, kad grafike būtų matytis tik 
# ašių padalos ir jų pavadinimai, bet ašių antraštės jau nesimatytų.

par(plt = c(0.06, 0.99, 0.06, 0.99))
curve(sin, -pi, pi, xlab = "Ox ašies antraštės nesimato")

graphics.off()


# Parametro pty reikšmės "s" arba "m" nustato diagramos srities formą, kuri gali 
# būti kvadratinė ar stačiakampė. Pirmuoju atveju kvadrato kraštinė lygi grafiko
# srities kraštinių minimumui, todėl diagrama neužpildys visos grafiko srities.
# Pavyzdžiui, nustatysime, kad grafiko sritis užimtų pusę grafinio lango ir joje
# nubraižysime histogramą. Galima pastebėti, kad, priklausomai nuo parametro pty 
# reikšmės, histograma arba yra kvadratinė, arba užima visą grafiko sritį.

par(pty = "s", fig = c(0, 1, 0, 0.5))
hist(Nile)

par(pty = "m", fig = c(0, 1, 0, 0.5))
hist(Nile)

graphics.off()


# Parametro usr reikšmė -- vektorius su 4 elementais: c(xmin, xmax, ymin, ymax).
# Šio vektoriaus elementai nurodo diagramos braižymo ribas, kurios paprastai yra
# šiek tiek platesnės nei ašių ribos.

curve(sin, -pi, pi, frame.plot = FALSE)
par("usr")

# Jeigu parametrų xaxs ir yaxs reikšmė "i", tada diagramos ribos sutampa su ašių
# ribomis.

par(xaxs = "i", yaxs = "i")
curve(sin, -pi, pi, frame.plot = FALSE)
par("usr")


# Loginis parametras xpd nurodo, kurios srities ribose galima nubraižyti linijas
# ar taškus. Standartiškai linijos ir taškai braižomi tik diagramos ribose.

par(omd = c(0.1, 0.9, 0.1, 0.9), xpd = FALSE)
curve(sin, -pi, pi, main = "Raudona linija tik diagramos ribose")
abline(v = pi/2, col = "red")
box("figure")

par(omd = c(0.1, 0.9, 0.1, 0.9), xpd = TRUE)
curve(sin, -pi, pi, main = "Raudona linija grafiko ribose")
abline(v = pi/2, col = "red")
box("figure")

par(omd = c(0.1, 0.9, 0.1, 0.9), xpd = NA)
curve(sin, -pi, pi, main = "Raudona linija viso grafinio lango ribose")
abline(v = pi/2, col = "red")
box("figure")

graphics.off()


# NAUDINGA ------------------------------

# Tradicinis būdas nubraižyti kelis grafikus viename lange -- naudoti parametrus
# mfrow arba mfcol. Tą patį galima padaryti ir naudojant parametrą fig, nurodant
# kažkurią grafinio lango dalį ir nubraižant joje grafiką. Tokiu būdu grafiniame
# lange galima išskirti kelias dalis, kuriose braižomas vis kitas grafikas.

# Reikia žinoti, kad parametrui fig priskiriant naują reikšmę, sukuriamas naujas
# grafikas. Norint, kad anksčiau nubraižytas grafikas išliktų, reikia nustatyti,
# kad aukšto lygio grafinės funkcijos grafiką braižytų ant viršaus. Šiam tikslui
# naudojamas grafinis parametras new.

# Pvz., kairės pusės apatiniame ir dešinės pusės viršutiniame kampe nubraižysime
# po vieną grafiką.

par(fig = c(0, 0.5, 0, 0.5))
curve(sin, -pi, pi)
box("figure")
par(fig = c(0.5, 1, 0.5, 1), new = TRUE)
hist(Nile)
box("figure")


# Analogiškai galima išnaudoti ir parametrą omd. Pavyzdžiui, naudojant parametrą
# omd, iš pradžių išskirsime apatinę grafinio lango dalį, o vėliau ir viršutinę.
# Abiejose dalyse nubraižysime po funkcijos grafiką.

par(omd = c(0, 1, 0, 0.5))
curve(sin, -pi, pi)
par(omd = c(0, 1, 0.5, 1), new = TRUE)
curve(cos, -pi, pi)


# UŽDUOTIS ------------------------------ 

# 1. Naudojant parametrą mfcol, grafiniame lange nubraižykite 3 duomenų rinkinio
#    Nile grafikus: laiko eilutę, dažnių histogramą ir boxplot diagramą.
# 2. Nubraižykite funkcijos y = sin(x) grafiką, kur būtų tik funkcijos kreivė be
#    koordinačių ašių, ašių padalų ir antraščių.
# 3. Kiekvienas grafikas turi paraštes, todėl, viename grafiniame lange braižant
#    kelis grafikus, tarp jų susidaro pernelyg dideli tarpai. Pirmoje užduotyje
#    grafikus nubraižykite taip, kad tarp jų nebūtų nereikalingų paraščių.
# 4. Užrašykite tokią komandą, kuri bet kokio tipo diagramos centre uždėtų žalią 
#    tašką.


# --------------------------------------- #
# TEKSTO GRAFINIAI PARAMETRAI             #
# --------------------------------------- #

# Tekstas diagramoje arba jos paraštėse taip pat yra grafiko dalis. Yra keletas
# grafinių parametrų, kurie nustato papildomo teksto rašymo taisykles:
#
#     ylbias -- teksto paraštėse postūmio koeficientas,
#    lheight -- diagramos eilutės aukščio daugiklis,
#        mex -- paraštės eilutės aukštis,
#        srt -- teksto pasukimo kampas,
#        crt -- simbolio pasukimo kampas,
#         ps -- šrifto dydis taškais.


# Parametras ylbias nustato teksto eilučių paraštėse poziciją ašių atžvilgiu. Jo
# reikšmė priklauso nuo įrenginio, tačiau standartinė R reikšmė lygi 0.2. Keisti
# šio parametro reikšmę prasmės nėra.


# Parametras lheight yra ant diagramos rašomo teksto eilutės aukščio daugiklis.
# Pvz., parametrui priskirsime reikšmę 2, kuri atitinka dvigubą eilutės aukštį.

par(lheight = 2)
curve(sin, -pi, pi)
text(pi/2, 0, "Čia tarpas tarp\n dviejų eilučių dvigubas.")


# Parametras mex nustato eilutės aukštį diagramos paraštėse. Standartinė reikšmė
# lygi 1. Skaičiai ties ašies padalomis rašomi pirmoje eilutėje, ašies antraštės
# rašomos trečioje eilutėje. Pakeitus parametro mex reikšmę, keičiasi ir eilučių
# aukštis, todėl pasikeičia ir paraščių plotis, nors eilučių skaičius jose lieka
# nepakitęs (jei nesikeičia kitų parametrų reikšmės).

# Pavyzdžiui, nubraižysime grafiką su dvigubo aukščio paraštės eilutėmis. Teksto
# ant diagramos eilučių aukštis lieka nepakitęs.

par(mex = 2)
curve(sin, -pi, pi)
mtext("Nulinė eilutė", side = 1, line = 0, at = 2)
mtext("Pirma eilutė",  side = 1, line = 1, at = 2)
mtext("Antra eilutė",  side = 1, line = 2, at = 2)
mtext("Trečia eilutė", side = 1, line = 3, at = 2)

text(pi/2, 0, "Čia tarpas tarp\n dviejų eilučių viengubas.")

graphics.off()


# Parametras srt nustato, kokiu kampu pasukama teksto eilutė. Parametras crt yra
# skirtas tam pačiam tikslui, tačiau jis veikia ne su visais įrenginiais.

# Pvz., nubraižysime funkcijos y = sin(x) grafiką ir ant jo uždėsime 70 laipsnių 
# kampu pasuktą tekstą.

par(srt = 70)
curve(sin, -pi, pi)
text(0, 0.3, "Pasukta eilutė.")


# Parametras ps nustato šrifto dydį pikseliais. Standartinė jo reikšmė priklauso
# nuo įrenginio, tačiau paprastai laikoma, kad pikselis lygus 1/72 colio. 

par("ps")

# Pavyzdžiui, pakeisime parametro reikšmę ir sumažinsime šrifto dydį.

par(ps = 9)
curve(sin, -pi, pi)
text(pi/2, 0, "Tekstas ant grafiko.")


# UŽDUOTIS ------------------------------ 

# 1. Nubraižykite paprastą stulpelinę diagramą barplot(1:3). Kiekvieno stulpelio
#    viduje šalia dešiniojo krašto vertikaliu tekstu užrašykite stulpelio numerį.


# --------------------------------------- #
# READ ONLY GRAFINIAI PARAMETRAI          #
# --------------------------------------- #

# Kai kurių grafinių parametrų reikšmės negali būti pakeistos, nes priklauso nuo 
# įrenginio, kuriame vaizduojamas grafikas. Tai gali būti monitorius, pdf failas
# ir pan. Tokių parametrų nėra daug, beveik visi jie nustato simbolio dydį:
# 
#        csi -- simbolio aukštis coliais,
#        cin -- simbolio plotis ir aukštis coliais,
#        cra -- simbolio plotis ir aukštis pikseliais,
#        cxy -- simbolio plotis ir aukštis standartizuotais vienetais,
#        din -- grafinio lango plotis ir aukštis coliais,
#       page -- loginis, nurodo ar sekantis grafikas bus sudaromas iš naujo.

# Nors visi šie parametrai yra "read only" ir jų reikšmės negali būti pakeistos, 
# jas galima sužinoti ir tam tikrose situacijose panaudoti.

# Parametrai cin, cra ir cxy parodo grafiko simbolių plotį ir aukštį skirtingais
# matavimo vienetais. Parametras csi parodo tik simbolio aukštį coliais.

par(c("csi", "cin", "cra", "cxy"))


# Parametras cxy parodo simbolių dydį sąlyginiais vienetais, todėl šio parametro
# reikšmė priklauso nuo grafinio lango dydžio. Kuo didesnis grafinis langas, tuo
# simbolis yra sąlyginai mažesnis, todėl ir parametro reikšmės mažesnės. 

windows(width = 7, height = 7)
par("cxy")

windows(width = 8, height = 4)
par("cxy")

graphics.off()


# Parametras din parodo grafinio lango išmatavimus coliais.

windows(width = 7, height = 7)
par("din")

windows(width = 8, height = 4)
par("din")

graphics.off()


# Parametro page reikšmė TRUE nurodo, kad aukšto lygio grafinė funkcija sudarytų
# naują grafiką vietoje seno. Tiksliau, tai yra nurodymas, kad funkcija plot.new,
# kuri įvykdoma prieš grafinę f-ją, nutrauktų braižymą ant dabartinio grafiko ir
# sukurtų pagrindą naujam grafikui.

par("page")


# Yra keli grafiniai parametrai, kurių reikšmę galima pakeisti, tačiau jie patys
# nieko nekeičia. Taip yra todėl, kad funkcija ar grafiko savybė, kurią jie turi
# reguliuoti, R kalboje nerealizuota. Tai yra:
#
#        err -- nurodo, ar įspėti apie taškus už diagramos ribų ir kitas klaidas,
#        mkh -- nustato specialaus taško simbolio dydį,
#        smo -- reguliuoja braižomų kreivių glodumą.

par(c("err", "mkh", "smo"))
